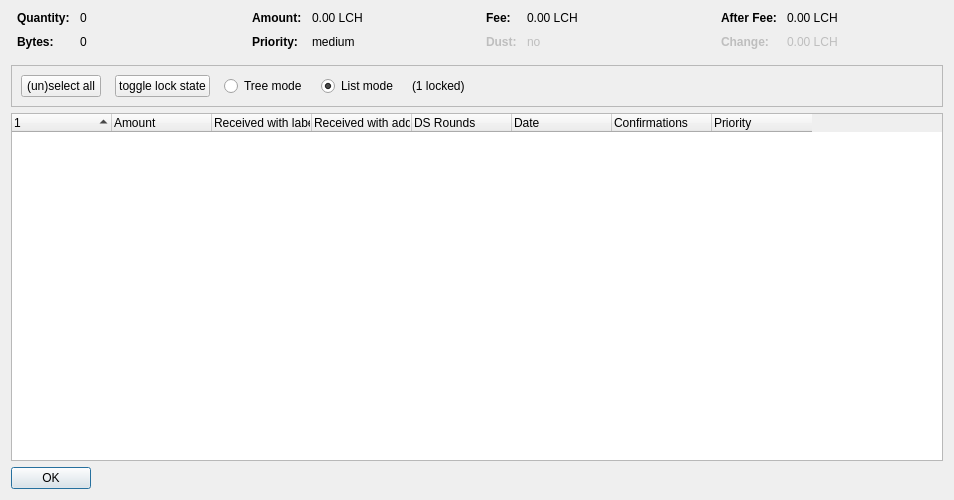
<?xml version="1.0" encoding="UTF-8"?>
<ui version="4.0">
 <class>CoinControlDialog</class>
 <widget class="QDialog" name="CoinControlDialog">
  <property name="geometry">
   <rect>
    <x>0</x>
    <y>0</y>
    <width>954</width>
    <height>500</height>
   </rect>
  </property>
  <property name="windowTitle">
   <string>Coin Selection</string>
  </property>
  <layout class="QVBoxLayout" name="verticalLayout">
   <item>
    <layout class="QHBoxLayout" name="horizontalLayoutTop" stretch="0,0,0,0">
     <property name="topMargin">
      <number>0</number>
     </property>
     <property name="bottomMargin">
      <number>10</number>
     </property>
     <item>
      <layout class="QFormLayout" name="formLayoutCoinControl1">
       <property name="horizontalSpacing">
        <number>10</number>
       </property>
       <property name="verticalSpacing">
        <number>10</number>
       </property>
       <property name="leftMargin">
        <number>6</number>
       </property>
       <property name="rightMargin">
        <number>6</number>
       </property>
       <item row="0" column="0">
        <widget class="QLabel" name="labelCoinControlQuantityText">
         <property name="font">
          <font>
           <weight>75</weight>
           <bold>true</bold>
          </font>
         </property>
         <property name="text">
          <string>Quantity:</string>
         </property>
        </widget>
       </item>
       <item row="0" column="1">
        <widget class="QLabel" name="labelCoinControlQuantity">
         <property name="cursor">
          <cursorShape>IBeamCursor</cursorShape>
         </property>
         <property name="contextMenuPolicy">
          <enum>Qt::ActionsContextMenu</enum>
         </property>
         <property name="text">
          <string notr="true">0</string>
         </property>
         <property name="textInteractionFlags">
          <set>Qt::LinksAccessibleByMouse|Qt::TextSelectableByKeyboard|Qt::TextSelectableByMouse</set>
         </property>
        </widget>
       </item>
       <item row="1" column="0">
        <widget class="QLabel" name="labelCoinControlBytesText">
         <property name="font">
          <font>
           <weight>75</weight>
           <bold>true</bold>
          </font>
         </property>
         <property name="text">
          <string>Bytes:</string>
         </property>
        </widget>
       </item>
       <item row="1" column="1">
        <widget class="QLabel" name="labelCoinControlBytes">
         <property name="cursor">
          <cursorShape>IBeamCursor</cursorShape>
         </property>
         <property name="contextMenuPolicy">
          <enum>Qt::ActionsContextMenu</enum>
         </property>
         <property name="text">
          <string notr="true">0</string>
         </property>
         <property name="textInteractionFlags">
          <set>Qt::LinksAccessibleByMouse|Qt::TextSelectableByKeyboard|Qt::TextSelectableByMouse</set>
         </property>
        </widget>
       </item>
      </layout>
     </item>
     <item>
      <layout class="QFormLayout" name="formLayoutCoinControl2">
       <property name="horizontalSpacing">
        <number>10</number>
       </property>
       <property name="verticalSpacing">
        <number>10</number>
       </property>
       <property name="leftMargin">
        <number>6</number>
       </property>
       <property name="rightMargin">
        <number>6</number>
       </property>
       <item row="0" column="0">
        <widget class="QLabel" name="labelCoinControlAmountText">
         <property name="font">
          <font>
           <weight>75</weight>
           <bold>true</bold>
          </font>
         </property>
         <property name="text">
          <string>Amount:</string>
         </property>
        </widget>
       </item>
       <item row="0" column="1">
        <widget class="QLabel" name="labelCoinControlAmount">
         <property name="cursor">
          <cursorShape>IBeamCursor</cursorShape>
         </property>
         <property name="contextMenuPolicy">
          <enum>Qt::ActionsContextMenu</enum>
         </property>
         <property name="text">
          <string notr="true">0.00 LCH</string>
         </property>
         <property name="textInteractionFlags">
          <set>Qt::LinksAccessibleByMouse|Qt::TextSelectableByKeyboard|Qt::TextSelectableByMouse</set>
         </property>
        </widget>
       </item>
       <item row="1" column="0">
        <widget class="QLabel" name="labelCoinControlPriorityText">
         <property name="font">
          <font>
           <weight>75</weight>
           <bold>true</bold>
          </font>
         </property>
         <property name="text">
          <string>Priority:</string>
         </property>
        </widget>
       </item>
       <item row="1" column="1">
        <widget class="QLabel" name="labelCoinControlPriority">
         <property name="cursor">
          <cursorShape>IBeamCursor</cursorShape>
         </property>
         <property name="contextMenuPolicy">
          <enum>Qt::ActionsContextMenu</enum>
         </property>
         <property name="text">
          <string>medium</string>
         </property>
         <property name="textInteractionFlags">
          <set>Qt::LinksAccessibleByMouse|Qt::TextSelectableByKeyboard|Qt::TextSelectableByMouse</set>
         </property>
        </widget>
       </item>
      </layout>
     </item>
     <item>
      <layout class="QFormLayout" name="formLayoutCoinControl3">
       <property name="horizontalSpacing">
        <number>10</number>
       </property>
       <property name="verticalSpacing">
        <number>10</number>
       </property>
       <property name="leftMargin">
        <number>6</number>
       </property>
       <property name="rightMargin">
        <number>6</number>
       </property>
       <item row="0" column="0">
        <widget class="QLabel" name="labelCoinControlFeeText">
         <property name="font">
          <font>
           <weight>75</weight>
           <bold>true</bold>
          </font>
         </property>
         <property name="text">
          <string>Fee:</string>
         </property>
        </widget>
       </item>
       <item row="0" column="1">
        <widget class="QLabel" name="labelCoinControlFee">
         <property name="cursor">
          <cursorShape>IBeamCursor</cursorShape>
         </property>
         <property name="contextMenuPolicy">
          <enum>Qt::ActionsContextMenu</enum>
         </property>
         <property name="text">
          <string notr="true">0.00 LCH</string>
         </property>
         <property name="textInteractionFlags">
          <set>Qt::LinksAccessibleByMouse|Qt::TextSelectableByKeyboard|Qt::TextSelectableByMouse</set>
         </property>
        </widget>
       </item>
       <item row="1" column="0">
        <widget class="QLabel" name="labelCoinControlLowOutputText">
         <property name="enabled">
          <bool>false</bool>
         </property>
         <property name="font">
          <font>
           <weight>75</weight>
           <bold>true</bold>
          </font>
         </property>
         <property name="text">
          <string>Dust:</string>
         </property>
        </widget>
       </item>
       <item row="1" column="1">
        <widget class="QLabel" name="labelCoinControlLowOutput">
         <property name="enabled">
          <bool>false</bool>
         </property>
         <property name="cursor">
          <cursorShape>IBeamCursor</cursorShape>
         </property>
         <property name="contextMenuPolicy">
          <enum>Qt::ActionsContextMenu</enum>
         </property>
         <property name="text">
          <string>no</string>
         </property>
         <property name="textInteractionFlags">
          <set>Qt::LinksAccessibleByMouse|Qt::TextSelectableByKeyboard|Qt::TextSelectableByMouse</set>
         </property>
        </widget>
       </item>
      </layout>
     </item>
     <item>
      <layout class="QFormLayout" name="formLayoutCoinControl4">
       <property name="horizontalSpacing">
        <number>10</number>
       </property>
       <property name="verticalSpacing">
        <number>10</number>
       </property>
       <property name="leftMargin">
        <number>6</number>
       </property>
       <property name="rightMargin">
        <number>6</number>
       </property>
       <item row="0" column="0">
        <widget class="QLabel" name="labelCoinControlAfterFeeText">
         <property name="font">
          <font>
           <weight>75</weight>
           <bold>true</bold>
          </font>
         </property>
         <property name="text">
          <string>After Fee:</string>
         </property>
        </widget>
       </item>
       <item row="0" column="1">
        <widget class="QLabel" name="labelCoinControlAfterFee">
         <property name="cursor">
          <cursorShape>IBeamCursor</cursorShape>
         </property>
         <property name="contextMenuPolicy">
          <enum>Qt::ActionsContextMenu</enum>
         </property>
         <property name="text">
          <string notr="true">0.00 LCH</string>
         </property>
         <property name="textInteractionFlags">
          <set>Qt::LinksAccessibleByMouse|Qt::TextSelectableByKeyboard|Qt::TextSelectableByMouse</set>
         </property>
        </widget>
       </item>
       <item row="1" column="0">
        <widget class="QLabel" name="labelCoinControlChangeText">
         <property name="enabled">
          <bool>false</bool>
         </property>
         <property name="font">
          <font>
           <weight>75</weight>
           <bold>true</bold>
          </font>
         </property>
         <property name="text">
          <string>Change:</string>
         </property>
        </widget>
       </item>
       <item row="1" column="1">
        <widget class="QLabel" name="labelCoinControlChange">
         <property name="enabled">
          <bool>false</bool>
         </property>
         <property name="cursor">
          <cursorShape>IBeamCursor</cursorShape>
         </property>
         <property name="contextMenuPolicy">
          <enum>Qt::ActionsContextMenu</enum>
         </property>
         <property name="text">
          <string notr="true">0.00 LCH</string>
         </property>
         <property name="textInteractionFlags">
          <set>Qt::LinksAccessibleByMouse|Qt::TextSelectableByKeyboard|Qt::TextSelectableByMouse</set>
         </property>
        </widget>
       </item>
      </layout>
     </item>
    </layout>
   </item>
   <item>
    <widget class="QFrame" name="frame">
     <property name="minimumSize">
      <size>
       <width>0</width>
       <height>40</height>
      </size>
     </property>
     <property name="frameShape">
      <enum>QFrame::StyledPanel</enum>
     </property>
     <property name="frameShadow">
      <enum>QFrame::Sunken</enum>
     </property>
     <layout class="QHBoxLayout" name="horizontalLayout">
      <item>
       <layout class="QHBoxLayout" name="horizontalLayoutPanel" stretch="0,0,0,0,0,0">
        <property name="spacing">
         <number>14</number>
        </property>
        <item>
         <widget class="QPushButton" name="pushButtonSelectAll">
          <property name="sizePolicy">
           <sizepolicy hsizetype="Maximum" vsizetype="Fixed">
            <horstretch>0</horstretch>
            <verstretch>0</verstretch>
           </sizepolicy>
          </property>
          <property name="text">
           <string>(un)select all</string>
          </property>
          <property name="autoDefault">
           <bool>false</bool>
          </property>
         </widget>
        </item>
        <item>
         <widget class="QPushButton" name="pushButtonToggleLock">
          <property name="sizePolicy">
           <sizepolicy hsizetype="Maximum" vsizetype="Fixed">
            <horstretch>0</horstretch>
            <verstretch>0</verstretch>
           </sizepolicy>
          </property>
          <property name="text">
           <string>toggle lock state</string>
          </property>
          <property name="autoDefault">
           <bool>false</bool>
          </property>
         </widget>
        </item>
        <item>
         <widget class="QRadioButton" name="radioTreeMode">
          <property name="sizePolicy">
           <sizepolicy hsizetype="Maximum" vsizetype="Fixed">
            <horstretch>0</horstretch>
            <verstretch>0</verstretch>
           </sizepolicy>
          </property>
          <property name="text">
           <string>Tree mode</string>
          </property>
         </widget>
        </item>
        <item>
         <widget class="QRadioButton" name="radioListMode">
          <property name="sizePolicy">
           <sizepolicy hsizetype="Maximum" vsizetype="Fixed">
            <horstretch>0</horstretch>
            <verstretch>0</verstretch>
           </sizepolicy>
          </property>
          <property name="text">
           <string>List mode</string>
          </property>
          <property name="checked">
           <bool>true</bool>
          </property>
         </widget>
        </item>
        <item>
         <widget class="QLabel" name="labelLocked">
          <property name="text">
           <string>(1 locked)</string>
          </property>
         </widget>
        </item>
        <item>
         <spacer name="horizontalSpacer">
          <property name="orientation">
           <enum>Qt::Horizontal</enum>
          </property>
          <property name="sizeHint" stdset="0">
           <size>
            <width>40</width>
            <height>20</height>
           </size>
          </property>
         </spacer>
        </item>
       </layout>
      </item>
     </layout>
    </widget>
   </item>
   <item>
    <widget class="CoinControlTreeWidget" name="treeWidget">
     <property name="contextMenuPolicy">
      <enum>Qt::CustomContextMenu</enum>
     </property>
     <property name="sortingEnabled">
      <bool>false</bool>
     </property>
     <property name="columnCount">
      <number>8</number>
     </property>
     <attribute name="headerShowSortIndicator" stdset="0">
      <bool>true</bool>
     </attribute>
     <attribute name="headerStretchLastSection">
      <bool>false</bool>
     </attribute>
     <column>
      <property name="text">
       <string/>
      </property>
     </column>
     <column>
      <property name="text">
       <string>Amount</string>
      </property>
     </column>
     <column>
      <property name="text">
       <string>Received with label</string>
      </property>
     </column>
     <column>
      <property name="text">
       <string>Received with address</string>
      </property>
     </column>
     <column>
      <property name="text">
       <string>DS Rounds</string>
      </property>
     </column>
     <column>
      <property name="text">
       <string>Date</string>
      </property>
     </column>
     <column>
      <property name="text">
       <string>Confirmations</string>
      </property>
      <property name="toolTip">
       <string>Confirmed</string>
      </property>
     </column>
     <column>
      <property name="text">
       <string>Priority</string>
      </property>
     </column>
    </widget>
   </item>
   <item>
    <widget class="QDialogButtonBox" name="buttonBox">
     <property name="sizePolicy">
      <sizepolicy hsizetype="Maximum" vsizetype="Fixed">
       <horstretch>0</horstretch>
       <verstretch>0</verstretch>
      </sizepolicy>
     </property>
     <property name="orientation">
      <enum>Qt::Horizontal</enum>
     </property>
     <property name="standardButtons">
      <set>QDialogButtonBox::Ok</set>
     </property>
    </widget>
   </item>
  </layout>
 </widget>
 <customwidgets>
  <customwidget>
   <class>CoinControlTreeWidget</class>
   <extends>QTreeWidget</extends>
   <header>coincontroltreewidget.h</header>
  </customwidget>
 </customwidgets>
 <resources/>
 <connections/>
</ui>
